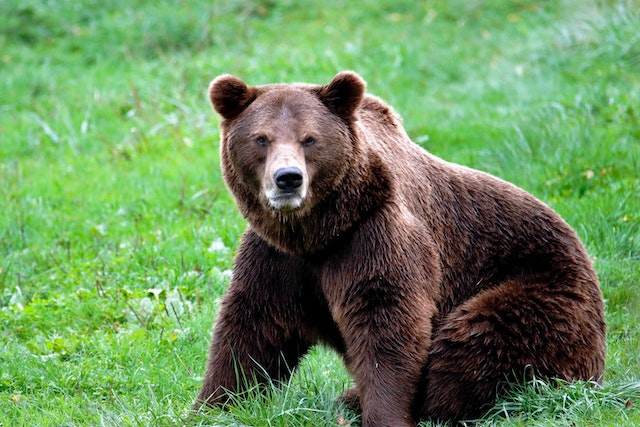
#> input picture basicFiles/resorceGivenCOmputerVisionEngineer/bear.jpg, 640 x 427 px, found by its file name
$ python thransfromation.py
#> lines starting #> are read from the running program, lines starting #| are printed output that depends on the picture; after the words box and inside, x2 and y2 are one past the last pixel; in counts of white or black regions, pixels touching at a corner belong together
import cv2 as cv
import os
import numpy as np

img = cv.imread(os.path.join(
    r'/home/golu/PycharmProjects/openCV/opencv-python-course-computer-vision-master/05_threshold/code/bear.jpg'))
#> img is the input picture: shape (427, 640, 3); mean B, G, R 91.8, 141.6, 106.1
cv.imshow('image', img)
k_size = 3
blur_img = cv.GaussianBlur(img, (k_size, k_size), 0)
img_canny = cv.Canny(blur_img, 200, 250)
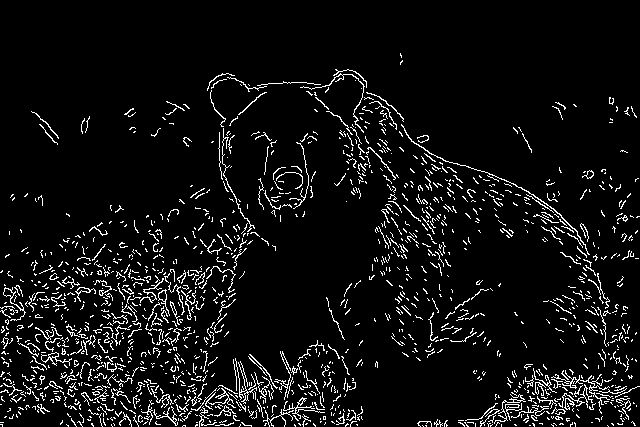
#> img_canny: shape (427, 640); 6.5% white in thin lines or dots, all inside (x1, y1, x2, y2) = (0, 53, 640, 427)
cv.imshow('canny', img_canny)

img_dilate = cv.dilate(img_canny, np.ones((3, 3), dtype=np.int8))
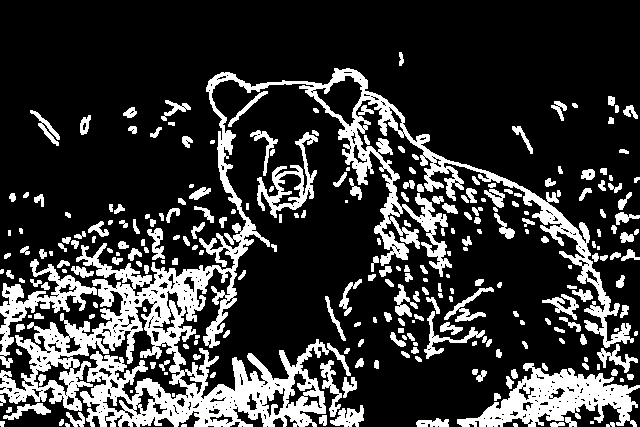
#> img_dilate: shape (427, 640); 21.9% white; 266 white regions (40 under 20 px), largest, box (x1, y1, x2, y2) and area: (0, 68, 634, 427) 34072, (457, 363, 640, 427) 5279, (0, 259, 97, 368) 2399
cv.imshow('dilate', img_dilate)
# dilating looks like we are making everything ot loo thicker , we use to make the  all the white images or corners to dilate

img_erode = cv.erode(img_canny, np.ones((3, 3), dtype=np.int8))
#> img_erode: shape (427, 640); every value is 0
cv.imshow('erode imag',img_erode)
#erode is the ope
cv.waitKey(0)

$ run again, with basicFiles/resorceGivenCOmputerVisionEngineer/cow-salt-peper.png saved as basicFiles/resorceGivenCOmputerVisionEngineer/bear.jpg
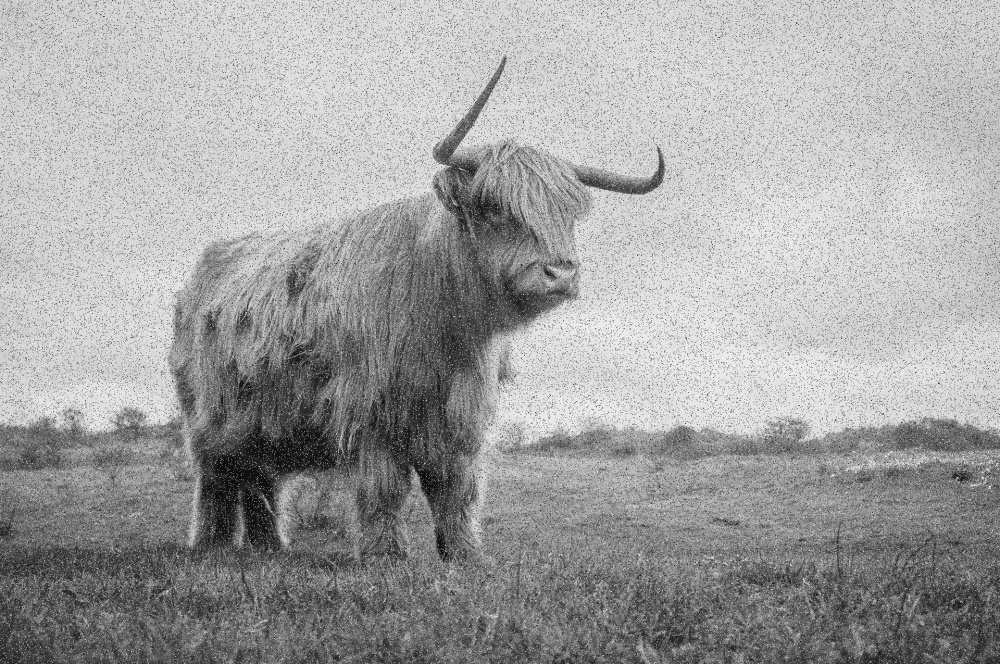
#> input picture basicFiles/resorceGivenCOmputerVisionEngineer/cow-salt-peper.png, 1000 x 664 px, found by its file name
#> img is the input picture: shape (664, 1000, 3); min 0, max 250, mean 161.4
#> `img_canny = cv.Canny(blur_img, 200, 250)`:
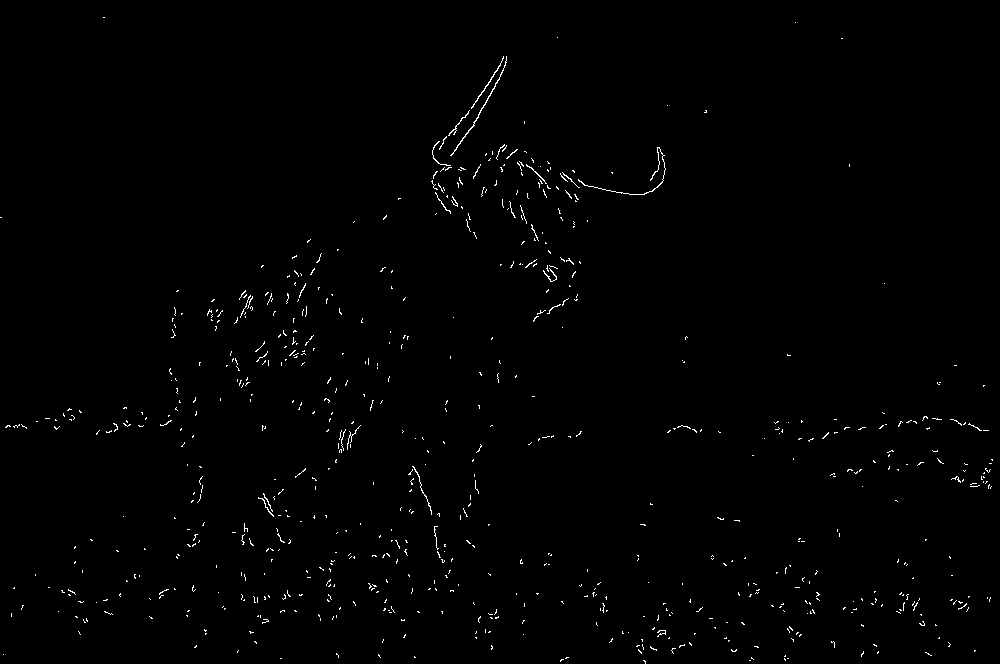
#> img_canny: shape (664, 1000); 0.75% white in thin lines or dots
#> `img_dilate = cv.dilate(img_canny, np.ones((3, 3), dtype=np.int8))`:
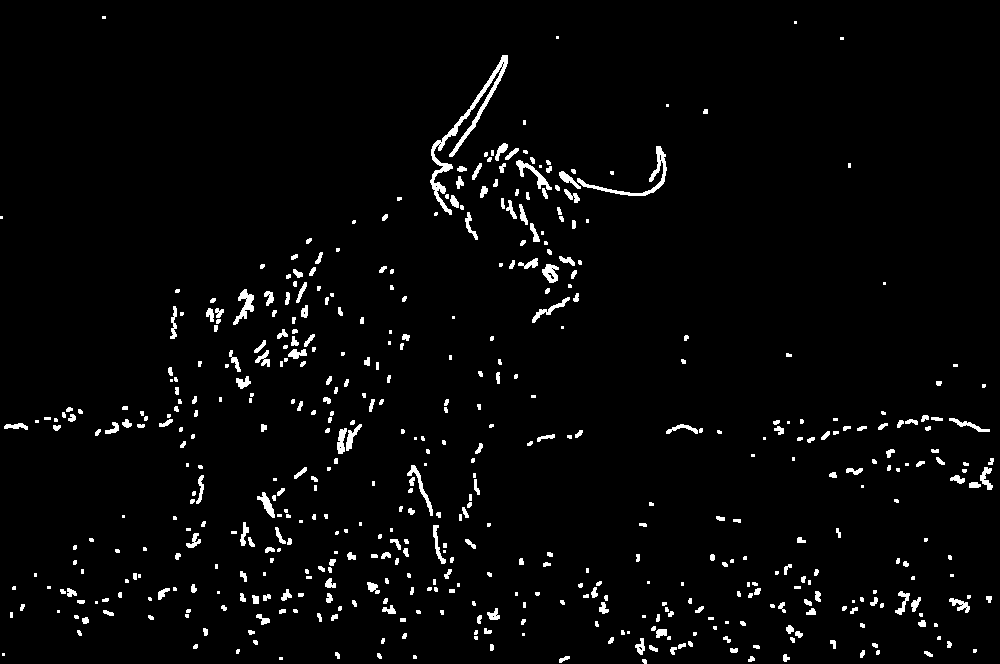
#> img_dilate: shape (664, 1000); 3% white; 514 white regions (192 under 20 px), largest, box (x1, y1, x2, y2) and area: (430, 55, 508, 215) 1447, (577, 146, 667, 196) 598, (233, 289, 254, 325) 297
#> img_erode: shape (664, 1000); every value is 0

$ run again, with basicFiles/resorceGivenCOmputerVisionEngineer/handwritten.png saved as basicFiles/resorceGivenCOmputerVisionEngineer/bear.jpg
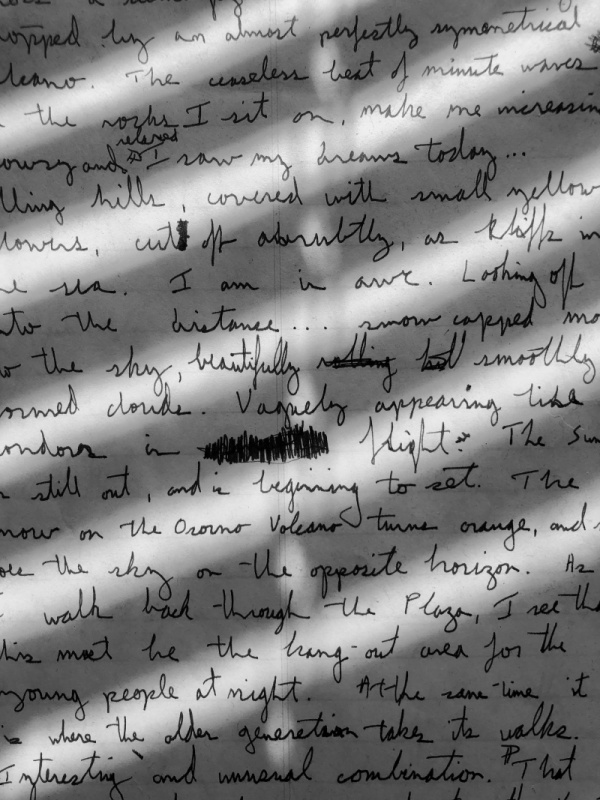
#> input picture basicFiles/resorceGivenCOmputerVisionEngineer/handwritten.png, 600 x 800 px, found by its file name
#> img is the input picture: shape (800, 600, 3); min 0, max 244, mean 129.6
#> `img_canny = cv.Canny(blur_img, 200, 250)`:
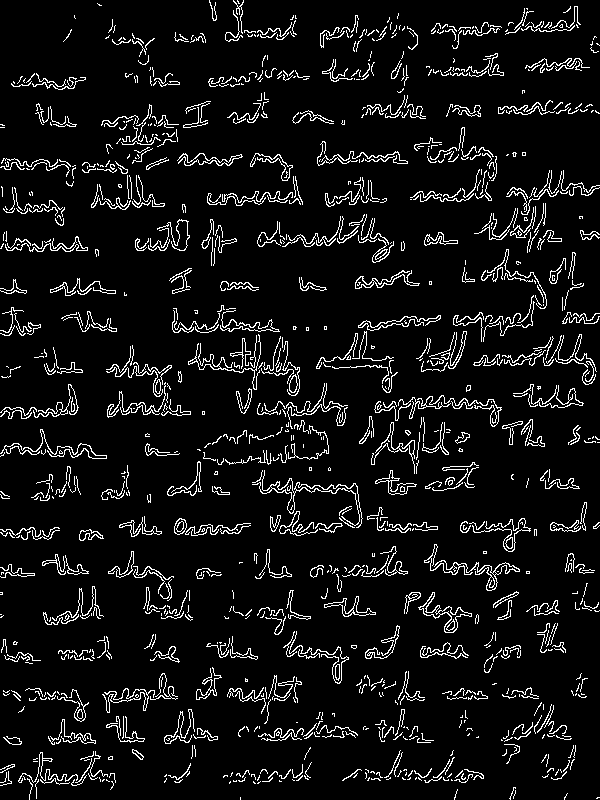
#> img_canny: shape (800, 600); 7.4% white in thin lines or dots
#> `img_dilate = cv.dilate(img_canny, np.ones((3, 3), dtype=np.int8))`:
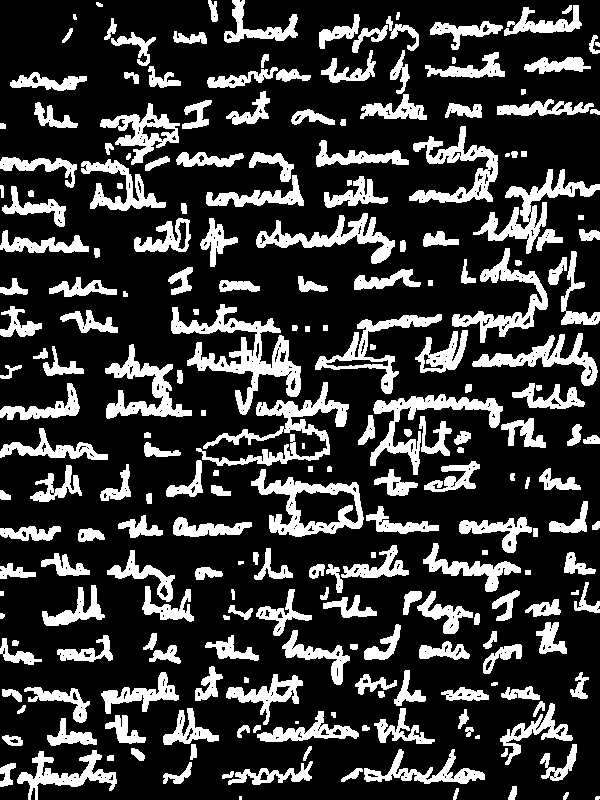
#> img_dilate: shape (800, 600); 22.5% white; 236 white regions (6 under 20 px), largest, box (x1, y1, x2, y2) and area: (171, 304, 301, 415) 4076, (196, 382, 349, 466) 3110, (251, 469, 364, 537) 2636
#> img_erode: shape (800, 600); every value is 0
